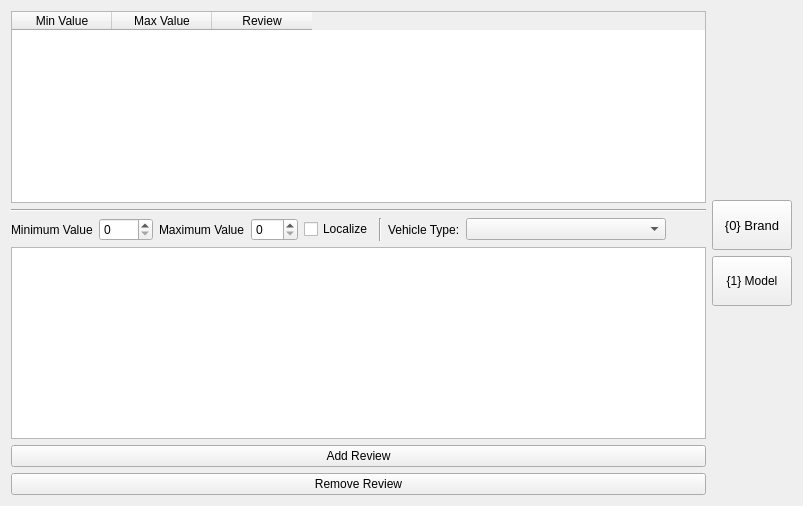
     <widget class="QWidget" name="tab_4">
      <attribute name="title">
       <string>Safety</string>
      </attribute>
      <layout class="QGridLayout" name="gridLayout_6">
       <item row="0" column="0">
        <widget class="QTableWidget" name="table_safe">
         <column>
          <property name="text">
           <string>Min Value</string>
          </property>
         </column>
         <column>
          <property name="text">
           <string>Max Value</string>
          </property>
         </column>
         <column>
          <property name="text">
           <string>Review</string>
          </property>
         </column>
        </widget>
       </item>
       <item row="0" column="1" rowspan="6">
        <layout class="QVBoxLayout" name="verticalLayout_7">
         <item>
          <spacer name="verticalSpacer_9">
           <property name="orientation">
            <enum>Qt::Vertical</enum>
           </property>
           <property name="sizeHint" stdset="0">
            <size>
             <width>20</width>
             <height>40</height>
            </size>
           </property>
          </spacer>
         </item>
         <item>
          <widget class="QPushButton" name="button_safe_0Brand">
           <property name="minimumSize">
            <size>
             <width>0</width>
             <height>50</height>
            </size>
           </property>
           <property name="font">
            <font>
             <pointsize>10</pointsize>
            </font>
           </property>
           <property name="autoFillBackground">
            <bool>false</bool>
           </property>
           <property name="text">
            <string>{0} Brand</string>
           </property>
          </widget>
         </item>
         <item>
          <widget class="QPushButton" name="button_safe_1Model">
           <property name="minimumSize">
            <size>
             <width>0</width>
             <height>50</height>
            </size>
           </property>
           <property name="text">
            <string>{1} Model</string>
           </property>
          </widget>
         </item>
         <item>
          <spacer name="verticalSpacer_10">
           <property name="orientation">
            <enum>Qt::Vertical</enum>
           </property>
           <property name="sizeHint" stdset="0">
            <size>
             <width>20</width>
             <height>40</height>
            </size>
           </property>
          </spacer>
         </item>
        </layout>
       </item>
       <item row="1" column="0">
        <widget class="Line" name="line_5">
         <property name="orientation">
          <enum>Qt::Horizontal</enum>
         </property>
        </widget>
       </item>
       <item row="2" column="0">
        <layout class="QHBoxLayout" name="horizontalLayout_6">
         <item>
          <widget class="QLabel" name="label_11">
           <property name="text">
            <string>Minimum Value</string>
           </property>
          </widget>
         </item>
         <item>
          <widget class="QSpinBox" name="spinBox_safe_minVal">
           <property name="maximum">
            <number>9999</number>
           </property>
          </widget>
         </item>
         <item>
          <widget class="QLabel" name="label_12">
           <property name="text">
            <string>Maximum Value</string>
           </property>
          </widget>
         </item>
         <item>
          <widget class="QSpinBox" name="spinBox_safe_maxval">
           <property name="maximum">
            <number>999</number>
           </property>
          </widget>
         </item>
         <item>
          <widget class="QCheckBox" name="checkBox_safe_localized">
           <property name="text">
            <string>Localize</string>
           </property>
          </widget>
         </item>
         <item>
          <widget class="Line" name="line_17">
           <property name="orientation">
            <enum>Qt::Vertical</enum>
           </property>
          </widget>
         </item>
         <item>
          <widget class="QLabel" name="label_31">
           <property name="text">
            <string>Vehicle Type:</string>
           </property>
          </widget>
         </item>
         <item>
          <widget class="QComboBox" name="comboBox_VehicleType_safety">
           <property name="sizePolicy">
            <sizepolicy hsizetype="Preferred" vsizetype="Fixed">
             <horstretch>0</horstretch>
             <verstretch>0</verstretch>
            </sizepolicy>
           </property>
           <property name="minimumSize">
            <size>
             <width>200</width>
             <height>0</height>
            </size>
           </property>
          </widget>
         </item>
         <item>
          <spacer name="horizontalSpacer_5">
           <property name="orientation">
            <enum>Qt::Horizontal</enum>
           </property>
           <property name="sizeHint" stdset="0">
            <size>
             <width>40</width>
             <height>20</height>
            </size>
           </property>
          </spacer>
         </item>
        </layout>
       </item>
       <item row="3" column="0">
        <widget class="QPlainTextEdit" name="textbox_safe"/>
       </item>
       <item row="4" column="0">
        <widget class="QPushButton" name="button_safe_add">
         <property name="text">
          <string>Add Review</string>
         </property>
        </widget>
       </item>
       <item row="5" column="0">
        <widget class="QPushButton" name="button_safe_remove">
         <property name="text">
          <string>Remove Review</string>
         </property>
        </widget>
       </item>
      </layout>
     </widget>
